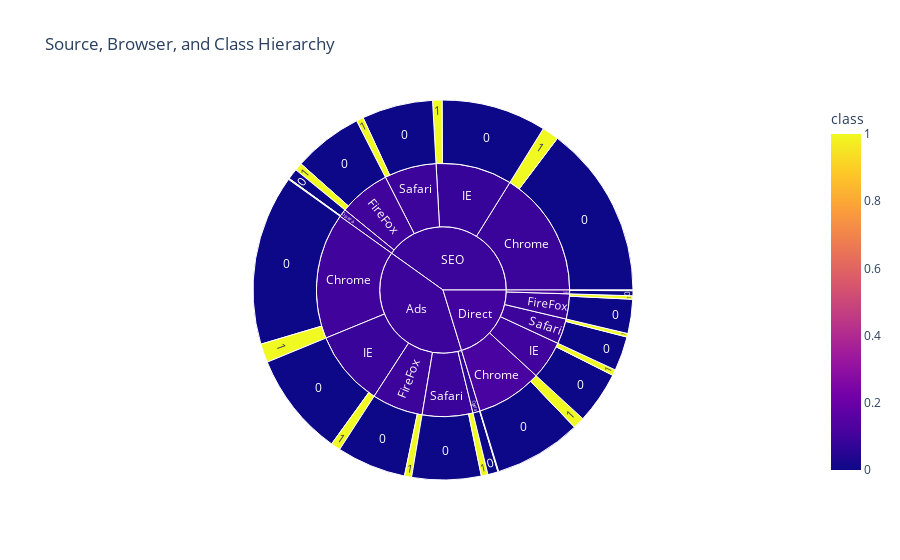

This figure's notebook cell:
### Markdown cell above
Source, Browser, and class hierarchy

### Code cell
# Source, Browser, and class hierarchy
visualizer.plot_sunburst_chart()

### Figure 1 — Plotly figure (JSON) as saved in the notebook; plotly's stock layout.template omitted (floating-point values rounded to 4 significant figures)
{"data": [{"branchvalues": "total", "customdata": [[0.0], [0.0], [1.0], [0.0], [0.0], [0.0], [0.0], [0.0], [0.0], [0.0], [0.0], [0.0], [0.0], [1.0], [1.0], [1.0], [1.0], [1.0], [1.0], [0.0], [1.0], [1.0], [1.0], [1.0], [1.0], [1.0], [0.0], [1.0], [0.0], [1.0], [0.08841], [0.09918], [0.09555], [0.09107], [0.0876], [0.07077], [0.08188], [0.08465], [0.1179], [0.09361], [0.09961], [0.09296], [0.09049], [0.1006], [0.1116], [0.08928], [0.09207], [0.1054]], "domain": {"x": [0, 1], "y": [0, 1]}, "hovertemplate": "labels=%{label}<br>count=%{value}<br>parent=%{parent}<br>id=%{id}<br>class=%{color}<extra></extra>", "ids": ["SEO/Chrome/0", "Ads/Chrome/0", "SEO/Opera/1", "SEO/Safari/0", "Ads/Safari/0", "Ads/Opera/0", "SEO/IE/0", "Ads/IE/0", "Direct/Chrome/0", "Direct/Safari/0", "SEO/FireFox/0", "Ads/FireFox/0", "Direct/FireFox/0", "Direct/IE/1", "SEO/FireFox/1", "SEO/Chrome/1", "SEO/IE/1", "Ads/IE/1", "Ads/FireFox/1", "Direct/IE/0", "Ads/Safari/1", "Ads/Chrome/1", "SEO/Safari/1", "Direct/Safari/1", "Direct/Chrome/1", "Direct/FireFox/1", "SEO/Opera/0", "Direct/Opera/1", "Direct/Opera/0", "Ads/Opera/1", "SEO/Chrome", "Ads/Chrome", "SEO/Opera", "SEO/Safari", "Ads/Safari", "Ads/Opera", "SEO/IE", "Ads/IE", "Direct/Chrome", "Direct/Safari", "SEO/FireFox", "Ads/FireFox", "Direct/FireFox", "Direct/IE", "Direct/Opera", "SEO", "Ads", "Direct"], "labels": ["0", "0", "1", "0", "0", "0", "0", "0", "0", "0", "0", "0", "0", "1", "1", "1", "1", "1", "1", "0", "1", "1", "1", "1", "1", "1", "0", "1", "0", "1", "Chrome", "Chrome", "Opera", "Safari", "Safari", "Opera", "IE", "IE", "Chrome", "Safari", "FireFox", "FireFox", "FireFox", "IE", "Opera", "SEO", "Ads", "Direct"], "marker": {"coloraxis": "coloraxis", "colors": [0.0, 0.0, 1.0, 0.0, 0.0, 0.0, 0.0, 0.0, 0.0, 0.0, 0.0, 0.0, 0.0, 1.0, 1.0, 1.0, 1.0, 1.0, 1.0, 0.0, 1.0, 1.0, 1.0, 1.0, 1.0, 1.0, 0.0, 1.0, 0.0, 1.0, 0.08841, 0.09918, 0.09555, 0.09107, 0.0876, 0.07077, 0.08188, 0.08465, 0.1179, 0.09361, 0.09961, 0.09296, 0.09049, 0.1006, 0.1116, 0.08928, 0.09207, 0.1054]}, "name": "", "parents": ["SEO/Chrome", "Ads/Chrome", "SEO/Opera", "SEO/Safari", "Ads/Safari", "Ads/Opera", "SEO/IE", "Ads/IE", "Direct/Chrome", "Direct/Safari", "SEO/FireFox", "Ads/FireFox", "Direct/FireFox", "Direct/IE", "SEO/FireFox", "SEO/Chrome", "SEO/IE", "Ads/IE", "Ads/FireFox", "Direct/IE", "Ads/Safari", "Ads/Chrome", "SEO/Safari", "Direct/Safari", "Direct/Chrome", "Direct/FireFox", "SEO/Opera", "Direct/Opera", "Direct/Opera", "Ads/Opera", "SEO", "Ads", "SEO", "SEO", "Ads", "Ads", "SEO", "Ads", "Direct", "Direct", "SEO", "Ads", "Direct", "Direct", "Direct", "", "", ""], "type": "sunburst", "values": [22240, 21898, 146, 9122, 8895, 1313, 13501, 13344, 11225, 4425, 8958, 8918, 4392, 749, 991, 2157, 1204, 1234, 914, 6695, 854, 2411, 914, 457, 1501, 437, 1382, 82, 653, 100, 24397, 24309, 1528, 10036, 9749, 1413, 14705, 14578, 12726, 4882, 9949, 9832, 4829, 7444, 735, 60615, 59881, 30616]}], "layout": {"coloraxis": {"colorbar": {"title": {"text": "class"}}, "colorscale": [[0, "#0d0887"], [0.1111, "#46039f"], [0.2222, "#7201a8"], [0.3333, "#9c179e"], [0.4444, "#bd3786"], [0.5556, "#d8576b"], [0.6667, "#ed7953"], [0.7778, "#fb9f3a"], [0.8889, "#fdca26"], [1, "#f0f921"]]}, "legend": {"tracegroupgap": 0}, "title": {"text": "Source, Browser, and Class Hierarchy"}}}
